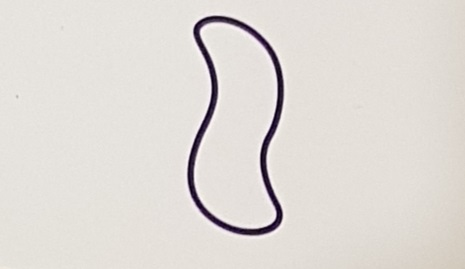
#> input picture k14.jpg, 465 x 269 px; the run also reads 3 pictures not shown here
$ python HuMoments.py   (older library calls are emulated)
#> lines starting #> are read from the running program, lines starting #| are printed output that depends on the picture; after the words box and inside, x2 and y2 are one past the last pixel; in counts of white or black regions, pixels touching at a corner belong together; long printed decimals are rounded
### cvMatchingTemplate.py
# import the necessary packages
import cv2


class ShapeDetector:
    def __init__(self):
        pass

    def detect(self, c):
        # initialize the shape name and approximate the contour
        shape = "unidentified"
        peri = cv2.arcLength(c, True)
        approx = cv2.approxPolyDP(c, 0.005 * peri, True)
        # if the shape is a triangle, it will have 3 vertices
        print(len(approx))
        if len(approx) < 10:
            shape = "diamond"

        # if the shape has 4 vertices, it is either a square or
        # a rectangle
        elif len(approx) < 18:
           shape = "oval"

        else:
            shape = "wave"

        # return the name of the shape
        return shape


# import the necessary packages
#from pyimagesearch.shapedetector import ShapeDetector
import argparse
import imutils
import cv2

# construct the argument parse and parse the arguments
# load the image and resize it to a smaller factor so that
# the shapes can be approximated better
def getShape(image):
    #image = cv2.imread(image)
    resized = imutils.resize(image, width=300)
    ratio = image.shape[0] / float(resized.shape[0])
    image = image[1:-1 , 1:-1]
    # convert the resized image to grayscale, blur it slightly,
    # and threshold it
    #gray = cv2.cvtColor(resized, cv2.COLOR_BGR2GRAY)
    #blurred = cv2.GaussianBlur(gray, (5, 5), 0)
    #thresh = cv2.threshold(blurred, 60, 255, cv2.THRESH_BINARY)[1]
    thresh = image
    # find contours in the thresholded image and initialize the
    # shape detector
    cnts = cv2.findContours(thresh.copy(), cv2.RETR_EXTERNAL,
                            cv2.CHAIN_APPROX_SIMPLE)
    cnts = imutils.grab_contours(cnts)
    sd = ShapeDetector()
    # loop over the contours
    for c in cnts:
        # compute the center of the contour, then detect the name of the
        # shape using only the contour
        M = cv2.moments(c)
        cX = int((M["m10"] / M["m00"]) * ratio)
        cY = int((M["m01"] / M["m00"]) * ratio)
        shape = sd.detect(c)
        return shape
        print("new:" + shape)
        # multiply the contour (x, y)-coordinates by the resize ratio,
        # then draw the contours and the name of the shape on the image
        c = c.astype("float")
        c *= ratio
        c = c.astype("int")
        cv2.drawContours(image, [c], -1, (0, 255, 0), 2)
        cv2.putText(image, shape, (cX, cY), cv2.FONT_HERSHEY_SIMPLEX,
                    0.5, (255, 0, 0), 2)

        # show the output image
        cv2.imshow("Image", image)
        cv2.waitKey(0)

### HuMoments.py
import cv2
import imutils
from resizeimage import resizeimage
from skimage import color
import numpy as np
from skimage.measure import find_contours
from skimage.morphology import erosion, dilation
import cvMatchingTemplate
###Image helper functions
def cutOut(image):
    start = 0
    end = len(image) - 1
    begin = True
    center = image[len(image) // 2]
    for i in range(len(center)):
        if center[i] > 0 and begin:
            start = i - 20
            begin = False
        if center[i] == 0 and not begin:
            end = i + 20
            break

    return image[5:-5, start:end]

####Image attributes finding

def pickNumber(image):
    ones = 0
    twos = 0
    threes = 0
    for line in range(0,len(image),10):

        #center = image[len(image) // 2]
        n = 0
        for i in range(1,len(image[line])-1):
            if image[line][i] > 0 and image[line][i+1] == 0:
                n+=1
        if n == 1:
            ones += 1
        elif n == 2:
            twos += 1
        elif n == 3:
            threes += 1


    if ones > twos and ones > threes:
        return 1
    elif twos > ones and twos > threes:
        return 2
    else:
        return 3
    #return n

def pickColor(image, thresh):
    color = []
    for i in range(len(thresh)):
        for j in range(len(thresh[i])):
            if thresh[i][j] > 0:
                color.append(image[i][j])
                #print(image[i][j])
    r = 0
    g = 0
    b = 0
    rm = []
    gm = []
    bm = []
    for i in color:
        #r += i[0]
        #g += i[1]
        #b += i[2]
        rm.append(i[2])
        gm.append(i[1])
        bm.append(i[0])
    #print(rm)
    rm.sort()
    gm.sort()
    bm.sort()
    #print(rm)
    rm = rm[len(rm) // 2]
    gm = gm[len(gm) // 2]
    bm = bm[len(bm) // 2]
    #r /= len(color)
    #g /= len(color)
    #b /= len(color)

    if bm > rm and bm > gm:
        return 'violet'
    elif rm > bm and rm > gm:
        return 'red'
    else:
        return 'green'

    return (r, g, b, rm, gm, bm)
    #return ('red', 'green', 'violet')

def pickFilling(image, imageFilled):
    #print(image)
    before = 0
    after = 0
    for i in range(len(image)):
        for j in range(len(image[i])):
            if image[i][j] > 0:
                before += 1
            if imageFilled[i][j] > 0:
                after += 1

    filled = before / after
    print(filled)
    if filled > 0.9:
        return 'full'
    elif filled > 0.3:
        return 'striped'
    else:
        return 'empty'
    #return ('full', 'empty', 'striped')

def pickShape(thresh):#picking the specyfic shape - only your shape as input
    return cvMatchingTemplate.getShape(thresh)
    moments = cv2.moments(thresh)
    huMoments = cv2.HuMoments(moments)
    print(huMoments)
    diamond = [[ 8.17072052e-04],
    [ 2.32278146e-07],
    [ 1.02494107e-12],
    [ 1.59064485e-13],
    [-4.40488960e-27],
    [-7.66380864e-17],
    [-6.40745333e-26]]
    wave = [[9.95799976e-04],
     [5.18754061e-07],
     [6.95797209e-12],
     [2.36847316e-12],
     [9.25072564e-24],
     [1.61455840e-15],
     [2.62108125e-24]]
    oval = [[7.71516107e-04],
     [1.97717475e-07],
     [6.67240715e-14],
     [5.78949686e-15],
     [6.77168851e-29],
     [1.26244655e-18],
     [9.14466650e-29]]

    #new
    oval = [[7.94495186e-04],
 [2.33924915e-07],
 [6.50305278e-15],
 [8.32710534e-16],
 [1.93770677e-30],
 [4.02745190e-19],
 [1.42051806e-32]]
    wave = [[1.02069943e-03],
 [5.89854653e-07],
 [2.80656234e-12],
 [7.48937241e-13],
 [9.50856577e-25],
 [3.97394426e-16],
 [5.24274817e-25]]

    diamond = [[ 8.36794178e-04],
 [ 2.73268628e-07],
 [ 2.81484989e-13],
 [ 1.01121430e-13],
 [ 1.70602362e-26],
 [ 5.28385646e-17],
 [-9.94829941e-29]]

    d = 0
    w = 0
    o = 0
    for i in range(len(huMoments)):
        d = d + abs(huMoments[i][0] - diamond[i])
        w = w + abs(huMoments[i][0] - wave[i])
        o = o + abs(huMoments[i][0] - oval[i])
    #print((d,w,o))
    if d < w and d < o:
        return 'diamond'
    elif w < d and w < o:
        return 'wave'
    else:
        return 'oval'

def fillIn(im_th):
    im_floodfill = im_th.copy()
    # Mask used to flood filling.
    # NOTE: the size needs to be 2 pixels bigger on each side than the input image
    h, w = im_th.shape[:2]
    mask = np.zeros((h + 2, w + 2), np.uint8)
    # Floodfill from point (0, 0)
    cv2.floodFill(im_floodfill, mask, (20, 20), 255)
    # Invert floodfilled image
    im_floodfill_inv = cv2.bitwise_not(im_floodfill)
    # Combine the two images to get the foreground
    im_out = im_th | im_floodfill_inv
    return im_out

#####Image preparation
def tresh(t, x):
    binary = (x < t) * 255.0
    binary = np.uint8(binary)
    return binary
def contrast(image, perc):
    MIN = np.percentile(image, perc)
    MAX = np.percentile(image, 100 - perc)
    norm = (image - MIN) / (MAX - MIN)
    norm[norm > 1] = 1
    norm[norm < 0] = 0
    return norm
def gamma(image, g):
    return image ** g

def checkPixels(image):
    s=0
    for i in image:
        s += sum(i) // 255
    if s > 100:
        return False
    else:
        return True
def prepareImage(image):
    im = color.rgb2grey(image)
    #im = cv2.blur(im, (5, 5))
    im = contrast(im, 1)
    #im = resizeimage.resize_cover(im, [len(im[0])*2, len(im)*2], validate=False)
    im = gamma(im, 1.5)

    im = tresh(0.5, im)
    # [9 lines of commented-out code are left out]
    im = dilation(im)
    im = erosion(im)
    # [7 lines of commented-out code are left out]
    return im
def prepareImageForColoring(image):
    im = color.rgb2grey(image)
    #im = contrast(im, 1.0)
    # im = gamma(im, 0.5)
    t =0.2
    i = im
    i = tresh(t, im)
    while(checkPixels(i)):
        i = tresh(t, im)
        t += 0.1
    #print (t - 0.1)
    im = i
    #im = cv2.fastNlMeansDenoising(im, 300)
    #im = cv2.blur(im, (100, 100))
    im = dilation(im)
    im = erosion(im)
    # [7 lines of commented-out code are left out]
    return im

####main
def readCard(imageName):
    image = cv2.imread(imageName)

    #im = color.rgb2grey(image)
    thresh = prepareImage(image)
    forColoring = prepareImageForColoring(image)
    imageFilled = fillIn(thresh)
    cutImage = cutOut(imageFilled)
    number = pickNumber(imageFilled)
    color = pickColor(image, forColoring)
    filling = pickFilling(thresh, imageFilled)
    #thresh = thresh[5:-5, :-185]#diamond
    shape = pickShape(cutImage)
    #imageFilled = imageFilled[5:-5, 50:]#oval
    #thresh = thresh[5:-5, 50:-250]#wave
    #--
    #cnts = find_contours(thresh, 0.7)
    #cnts = cv2.findContours(thresh.copy(), cv2.RETR_EXTERNAL, cv2.CHAIN_APPROX_SIMPLE)
    #cnts = imutils.grab_contours(cnts)
    # loop over the contours
    #for c in cnts:
    # compute the center of the contour, then detect the name of the
    # shape using only the contour
    # Calculate Hu Moments
    # show the output image
    print((shape, color, filling, number))
    #cv2.imshow("Image", image)
    cv2.imshow("Image", thresh)
    cv2.imwrite("3ovals.jpg", imageFilled)
    cv2.waitKey(0)

    return (shape, color , filling, number)

#readCard("wave.jpg")
#readCard("diamond.jpg")
#color ok, number ok
#assert readCard("k13.jpg") == ('oval', 'violet', 'striped', 3), "erorr"
assert readCard("k14.jpg") == ('wave', 'violet', 'empty', 1), "erorr"
#> in readCard, image is the input picture: shape (269, 465, 3); mean B, G, R 214.3, 218.9, 223.6
#> in contrast, `MIN = np.percentile(image, perc)`: MIN = 0.106
#> in contrast, `MAX = np.percentile(image, 100 - perc)`: MAX = 0.927
#> in contrast, `norm[norm > 1] = 1`: norm: shape (269, 465) float64; min -0.11, max 1, mean 0.913
#> in contrast, `norm[norm < 0] = 0`: norm: shape (269, 465) float64; min 0, max 1, mean 0.913
#> in tresh, `binary = (x < t) * 255.0`: binary: shape (269, 465) float64; 2.9% white; 1 white region, box (x1, y1, x2, y2) and area: (187, 16, 284, 236) 3620
#> in prepareImage, `im = dilation(im)`: im: shape (269, 465); 3.7% white; 1 white region, box (x1, y1, x2, y2) and area: (186, 15, 285, 237) 4630
#> call 2 of tresh, with t = 0.2
#> in tresh (call 2), `binary = (x < t) * 255.0`:
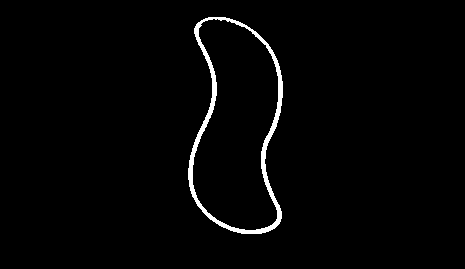
#> binary: shape (269, 465) float64; 1.9% white; 1 white region, box (x1, y1, x2, y2) and area: (188, 17, 283, 234) 2324
#> in checkPixels, `s=0`: s = 0
#> after the loop in prepareImageForColoring, `while(checkPixels(i)):`: t = 0.2
#> in prepareImageForColoring, `im = dilation(im)`: im: shape (269, 465); 2.7% white; 1 white region, box (x1, y1, x2, y2) and area: (187, 16, 284, 235) 3339
#> in prepareImageForColoring, `im = erosion(im)`: im: shape (269, 465); 1.9% white; 1 white region, box (x1, y1, x2, y2) and area: (188, 17, 283, 234) 2325
#> in fillIn, `cv2.floodFill(im_floodfill, mask, (20, 20), 255)`: im_floodfill: shape (269, 465); 90.1% white; 1 black region, box (x1, y1, x2, y2) and area: (194, 22, 277, 229) 12400
#> in fillIn, `im_out = im_th | im_floodfill_inv`: im_out: shape (269, 465); 12.8% white; 1 white region, box (x1, y1, x2, y2) and area: (187, 16, 284, 236) 16020
#> in cutOut, `end = len(image) - 1`: end = 268
#> in cutOut, `center = image[len(image) // 2]`: center = 465 values, max 255 at index 196, min 0 at index 0, mean 42.77
#> the loop in cutOut, `for i in range(len(center)):` made 275 passes
#> (start, begin) on pass 197: (176, False)
#> end on pass 275: 294
#> after the loop in cutOut, `for i in range(len(center)):`: begin = False; start = 176
#> in cutOut, `return image[5:-5, start:end]`: returned value: shape (259, 118); 52.4% white; 1 black region, box (x1, y1, x2, y2) and area: (0, 0, 118, 259) 14542
#> the loop in pickNumber, `for line in range(0,len(image),10):` made 27 passes
#> line on passes 2 to 13: 10, 20, 30, 40, 50, 60, 70, 80, 90, 100, 110, 120
#> after the loop in pickNumber, `for line in range(0,len(image),10):`: ones = 22; threes = 0
#> in readCard, `number = pickNumber(imageFilled)`: number = 1
#> after the loop in pickColor, `for i in range(len(thresh)):`: color = 2325 items, first 6: [56, 42, 53], [46, 32, 44], [34, 20, 32], [26, 12, 24], [23, 9, 21], [21, 7, 19]
#> the loop in pickColor, `for i in color:` made 2325 passes
#> after the loop in pickColor, `for i in color:`: bm = 2325 values, max 77 at index 352, min 15 at index 853, mean 42.95; gm = 2325 values, max 47 at index 17, min 0 at index 72, mean 20.12; rm = 2325 values, max 67 at index 352, min 8 at index 955, mean 34.51
#> in pickColor, `rm = rm[len(rm) // 2]`: rm = 34
#> in pickColor, `gm = gm[len(gm) // 2]`: gm = 20
#> in pickColor, `bm = bm[len(bm) // 2]`: bm = 43
#> in readCard, `color = pickColor(image, forColoring)`: color = 'violet'
#> after the loop in pickFilling, `for i in range(len(image)):`: after = 16020; before = 3620
#> in pickFilling, `filled = before / after`: filled = 0.226
#| 0.226
#> in readCard, `filling = pickFilling(thresh, imageFilled)`: filling = 'empty'
#> in getShape, `image = image[1:-1 , 1:-1]`: image: shape (257, 116); 53.7% white; 1 black region
#> in getShape, `cnts = cv2.findContours(thresh.copy(), cv2.RETR_EXTERNAL, cv2.CHAIN_AP..`: cnts = 1 contour; box (x1, y1, x2, y2) and area: (10, 10, 107, 230) 15758
#> the loop in getShape, `for c in cnts:` made 1 pass
#> (cX, cY, shape, peri in detect) on pass 1: (23, 48, 'wave', 595.7)
#| 18
#> in readCard, `shape = pickShape(cutImage)`: shape = 'wave'
#| ('wave', 'violet', 'empty', 1)
assert readCard("k15.jpg") == ('oval', 'red', 'striped', 1), "erorr" #plaskie, diamond -> oval
#> call 2 of readCard, with imageName = 'k15.jpg'
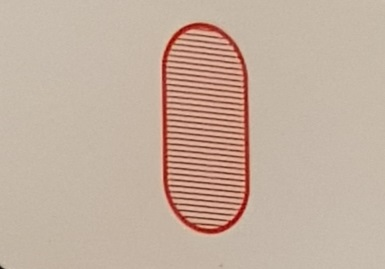
#> input picture k15.jpg, 385 x 269 px
#> in readCard, image is the input picture: shape (269, 385, 3); mean B, G, R 159.4, 174.9, 195.7
#> call 2 of contrast, with perc = 1
#> in contrast (call 2), `MIN = np.percentile(image, perc)`: MIN = 0.205
#> in contrast (call 2), `MAX = np.percentile(image, 100 - perc)`: MAX = 0.737
#> in contrast (call 2), `norm[norm > 1] = 1`: norm: shape (269, 385) float64; min -0.345, max 1, mean 0.891
#> in contrast (call 2), `norm[norm < 0] = 0`:
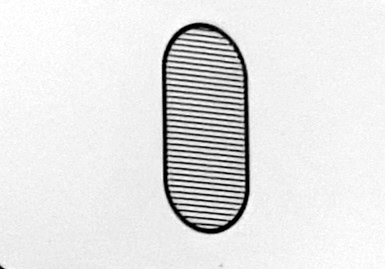
#> norm: shape (269, 385) float64; min 0, max 1, mean 0.892
#> in tresh (call 3), `binary = (x < t) * 255.0`: binary: shape (269, 385) float64; 8.1% white; 2 white regions (1 under 20 px), largest, box (x1, y1, x2, y2) and area: (162, 22, 250, 234) 8371
#> in prepareImage (call 2), `im = dilation(im)`: im: shape (269, 385); 13.1% white; 2 white regions (1 under 20 px), largest, box (x1, y1, x2, y2) and area: (161, 21, 251, 235) 13585
#> in prepareImage (call 2), `im = erosion(im)`: im: shape (269, 385); 8.2% white; 2 white regions (1 under 20 px), largest, box (x1, y1, x2, y2) and area: (162, 22, 250, 234) 8488
#> in tresh (call 4), `binary = (x < t) * 255.0`: binary: shape (269, 385) float64; 0.93% white in thin lines or dots, all inside (x1, y1, x2, y2) = (0, 24, 249, 269)
#> in prepareImageForColoring (call 2), `im = dilation(im)`: im: shape (269, 385); 1.8% white; 8 white regions (2 under 20 px), largest, box (x1, y1, x2, y2) and area: (163, 90, 250, 234) 1173, (162, 23, 219, 88) 418, (243, 69, 249, 129) 206, (238, 54, 245, 65) 36, (219, 31, 231, 41) 35, (233, 44, 239, 53) 26
#> in fillIn (call 2), `cv2.floodFill(im_floodfill, mask, (20, 20), 255)`: im_floodfill: shape (269, 385); 92.4% white; 33 black regions, largest, box (x1, y1, x2, y2) and area: (167, 110, 244, 121) 264, (168, 163, 245, 174) 264, (167, 86, 244, 98) 263
#> in fillIn (call 2), `im_out = im_th | im_floodfill_inv`:
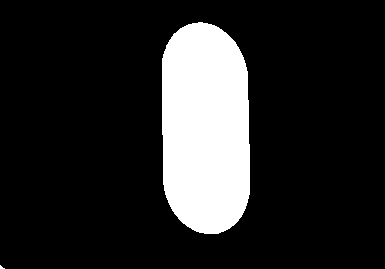
#> im_out: shape (269, 385); 15.8% white; 2 white regions (1 under 20 px), largest, box (x1, y1, x2, y2) and area: (162, 22, 250, 234) 16360
#> the loop in cutOut (call 2), `for i in range(len(center)):` made 250 passes
#> (start, begin) on pass 163: (142, False)
#> end on pass 250: 269
#> in cutOut (call 2), `return image[5:-5, start:end]`: returned value: shape (259, 127); 49.7% white; 1 white region, box (x1, y1, x2, y2) and area: (20, 17, 108, 229) 16360
#> the loop in pickNumber (call 2), `for line in range(0,len(image),10):` made 27 passes
#> the loop in pickColor (call 2), `for i in color:` made 984 passes
#> i on passes 1 to 3: [21, 37, 126], [14, 30, 119], [15, 30, 122]
#> in readCard (call 2), `color = pickColor(image, forColoring)`: color = 'red'
#| 0.5191
#> in readCard (call 2), `filling = pickFilling(thresh, imageFilled)`: filling = 'striped'
#> in getShape (call 2), `image = image[1:-1 , 1:-1]`:
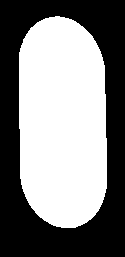
#> image: shape (257, 125); 50.9% white; 1 black region
#> in getShape (call 2), `cnts = cv2.findContours(thresh.copy(), cv2.RETR_EXTERNAL, cv2.CHAIN_AP..`: cnts = 1 contour; box (x1, y1, x2, y2) and area: (19, 16, 107, 228) 16117
#> the loop in getShape (call 2), `for c in cnts:` made 1 pass
#> (cX, cY, shape, peri in detect) on pass 1: (26, 51, 'oval', 530.4)
#| 13
#> in readCard (call 2), `shape = pickShape(cutImage)`: shape = 'oval'
#| ('oval', 'red', 'striped', 1)
#assert readCard("k16.jpg") == ('diamond', 'green', 'empty', 1), "erorr" # dziwne rzeczy w rogu - daje striped :( # najnowszy zle
assert readCard("k17.jpg") == ('oval', 'violet', 'full', 1), "erorr" #plaskie, diamond -> oval ok na nowych
#> call 3 of readCard, with imageName = 'k17.jpg'
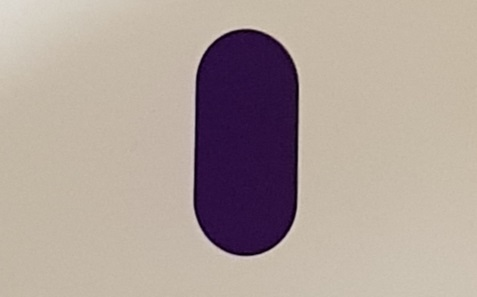
#> input picture k17.jpg, 477 x 297 px
#> in readCard, image is the input picture: shape (297, 477, 3); mean B, G, R 154, 160.9, 175.1
#> in contrast (call 3), `norm[norm > 1] = 1`: norm: shape (297, 477) float64; min -0.0968, max 1, mean 0.757
#> in contrast (call 3), `norm[norm < 0] = 0`: norm: shape (297, 477) float64; min 0, max 1, mean 0.757
#> in tresh (call 5), `binary = (x < t) * 255.0`: binary: shape (297, 477) float64; 14.9% white; 1 white region, box (x1, y1, x2, y2) and area: (193, 29, 299, 256) 21179
#> in prepareImage (call 3), `im = dilation(im)`:
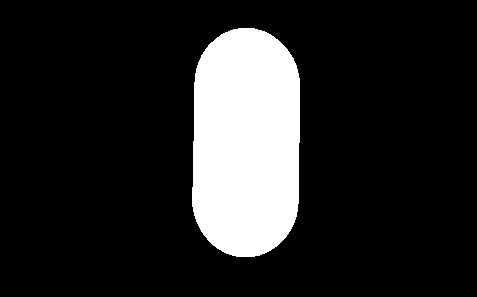
#> im: shape (297, 477); 15.3% white; 1 white region
#> in readCard (call 3), `color = pickColor(image, forColoring)`: color = 'violet'
#| 1.0
#> in readCard (call 3), `filling = pickFilling(thresh, imageFilled)`: filling = 'full'
#> in getShape (call 3), `cnts = cv2.findContours(thresh.copy(), cv2.RETR_EXTERNAL, cv2.CHAIN_AP..`: cnts = 1 contour; box (x1, y1, x2, y2) and area: (18, 23, 124, 250) 20910
#| ('oval', 'violet', 'full', 1)
assert readCard("k18.jpg") == ('diamond', 'red', 'empty', 1), "erorr" #plaskie,  wave -> diamond
#| 0.2787
#> in getShape (call 4), `cnts = cv2.findContours(thresh.copy(), cv2.RETR_EXTERNAL, cv2.CHAIN_AP..`: cnts = 1 contour; box (x1, y1, x2, y2) and area: (15, 15, 110, 248) 10988
#| ('diamond', 'red', 'empty', 1)
#assert readCard("k19.jpg") == ('diamond', 'green', 'full', 3), "erorr" #trudne oval -> diamond nie daje rady nowy
assert readCard("k20.jpg") == ('wave', 'red', 'empty', 2), "erorr" #ok
#| 0.2407
#> in getShape (call 5), `cnts = cv2.findContours(thresh.copy(), cv2.RETR_EXTERNAL, cv2.CHAIN_AP..`: cnts = 1 contour; box (x1, y1, x2, y2) and area: (7, 36, 107, 259) 17026
#| ('wave', 'red', 'empty', 2)
assert readCard("k21.jpg") == ('wave', 'green', 'striped', 2), "erorr" #
#| 0.5027
#> in getShape (call 6), `cnts = cv2.findContours(thresh.copy(), cv2.RETR_EXTERNAL, cv2.CHAIN_AP..`: cnts = 1 contour; box (x1, y1, x2, y2) and area: (2, 50, 95, 261) 13803
#| ('wave', 'green', 'striped', 2)
#> (the run stopped early here; a loop or call above may not have finished)
